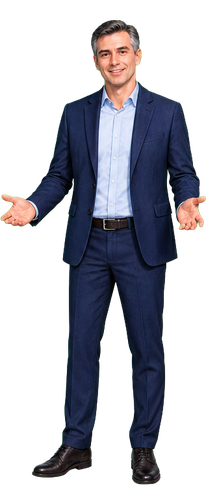
#> input picture assets/characters/generated/alexey-determined-v3.png, 206 x 490 px, shrunk from 317 x 753 before the run; its folder holds 4 pictures in this run
$ python normalize-sprites.py
#> lines starting #> are read from the running program, lines starting #| are printed output that depends on the picture
"""Привести спрайты героя к единому масштабу внутри холста.

Проблема: спрайты вырезаны по прозрачной границе, поэтому у одного и того же
героя фигура занимает 510..585 px в разных эмоциях. CSS задаёт высоту элемента,
а не высоту фигуры, — герой заметно «прыгает» в размере при смене эмоции.

Решение без потери качества: не масштабируем пиксели, а достраиваем прозрачное
поле так, чтобы доля фигуры в холсте была одинаковой у всех поз. Ноги остаются
прижатыми к нижней кромке, вся слабина уходит наверх.
"""

from __future__ import annotations

import argparse
import re
from pathlib import Path

from PIL import Image

EMOTIONS = ("neutral", "happy", "worried", "surprised", "determined")
# Эмоция в имени файла не перечисляется списком: набор объявлен один раз в
# src/story/emotions.ts, а этот скрипт считает пиксели и про контракт знать не
# обязан — соответствие контракту проверяет npm run audit:course.
NAME = re.compile(r"^([a-z]+)-([a-z]+)-v(\d+)\.png$")

# Доля фигуры в холсте. 0.95 повторяет сегодняшний средний кадр, поэтому общий
# размер героя на сцене не меняется — уходит только разнобой между эмоциями.
FIGURE_SHARE = 0.95
# Как делится прозрачная слабина: почти всё сверху, тонкая полоса под подошвами.
BOTTOM_SHARE = 0.22


def latest_versions(directory: Path) -> dict[tuple[str, str], Path]:
    """Для каждой пары герой-эмоция берём файл самой свежей версии."""
    newest: dict[tuple[str, str], tuple[int, Path]] = {}
    for path in sorted(directory.glob("*.png")):
        match = NAME.match(path.name)
        if not match:
            continue
        character, emotion, version = match.group(1), match.group(2), int(match.group(3))
        key = (character, emotion)
        if key not in newest or version > newest[key][0]:
            newest[key] = (version, path)
#> pass 2 of the loop in latest_versions, `for path in sorted(directory.glob("*.png")):`:
    return {key: path for key, (_, path) in newest.items()}


def normalize(path: Path) -> tuple[int, int]:
    image = Image.open(path).convert("RGBA")
#> image is the input picture: PIL image 206x490 RGBA; mean R, G, B, A 26.8, 27.7, 35.8, 103.6
    bounds = image.getchannel("A").getbbox()
#> bounds = (0, 17, 206, 487)
    if bounds is None:
        raise RuntimeError(f"В {path.name} нет непрозрачных пикселей")

    figure = image.crop(bounds)
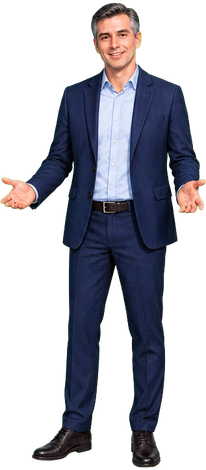
#> figure: PIL image 206x470 RGBA; mean R, G, B, A 27.9, 28.8, 37.3, 108; transparent parts drawn white
    canvas_height = round(figure.height / FIGURE_SHARE)
#> canvas_height = 495
    slack = canvas_height - figure.height
#> slack = 25
    bottom = round(slack * BOTTOM_SHARE)
#> bottom = 6

    canvas = Image.new("RGBA", (figure.width, canvas_height), (0, 0, 0, 0))
#> canvas: PIL image 206x495 RGBA; every value is 0
    canvas.paste(figure, (0, canvas_height - figure.height - bottom))
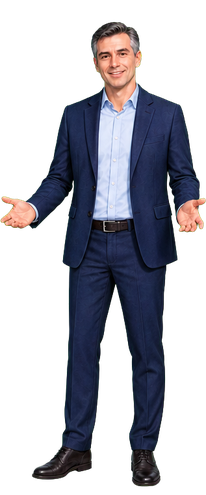
#> canvas: PIL image 206x495 RGBA; mean R, G, B, A 26.5, 27.4, 35.4, 102.5; transparent parts drawn white
    canvas.save(path)
    return image.height, canvas_height


def main() -> None:
    parser = argparse.ArgumentParser()
    parser.add_argument("directory", type=Path, nargs="?", default=Path("assets/characters/generated"))
    parser.add_argument("--character", action="append", help="ограничить обработку героем")
    arguments = parser.parse_args()

    files = latest_versions(arguments.directory)
    if arguments.character:
        allowed = set(arguments.character)
        files = {key: path for key, path in files.items() if key[0] in allowed}

    by_character: dict[str, list[tuple[str, int, int]]] = {}
    for (character, emotion), path in sorted(files.items()):
        before, after = normalize(path)
#> before = 490; after = 495
        by_character.setdefault(character, []).append((emotion, before, after))
#> pass 2 of the loop in main, `for (character, emotion), path in sorted(files.items()):`:
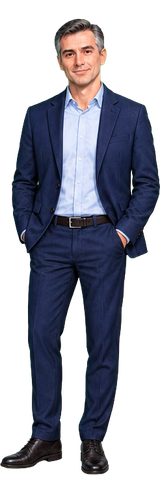
#> input picture assets/characters/generated/alexey-happy-v3.png, 160 x 480 px, shrunk from 246 x 738 before the run
#> in normalize, image is the input picture: PIL image 160x480 RGBA; mean R, G, B, A 32, 34, 45.4, 129.9
#> bounds = (0, 16, 160, 477)
#> in normalize (call 2), `figure = image.crop(bounds)`:
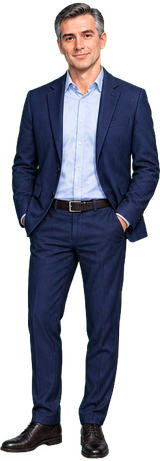
#> figure: PIL image 160x461 RGBA; mean R, G, B, A 33.3, 35.4, 47.3, 135.3; transparent parts drawn white
#> in normalize (call 2), `canvas.paste(figure, (0, canvas_height - figure.height - bottom))`:
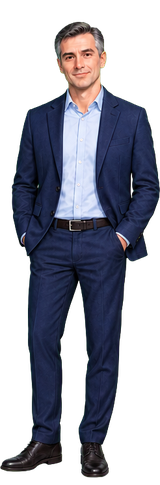
#> canvas: PIL image 160x485 RGBA; mean R, G, B, A 31.7, 33.7, 44.9, 128.6; transparent parts drawn white

    for character, rows in sorted(by_character.items()):
        missing = [emotion for emotion in EMOTIONS if emotion not in {row[0] for row in rows}]
        note = f"  нет поз: {', '.join(missing)}" if missing else ""
        print(f"{character:10} поз: {len(rows)}  холст {min(r[2] for r in rows)}..{max(r[2] for r in rows)}{note}")


if __name__ == "__main__":
    main()
